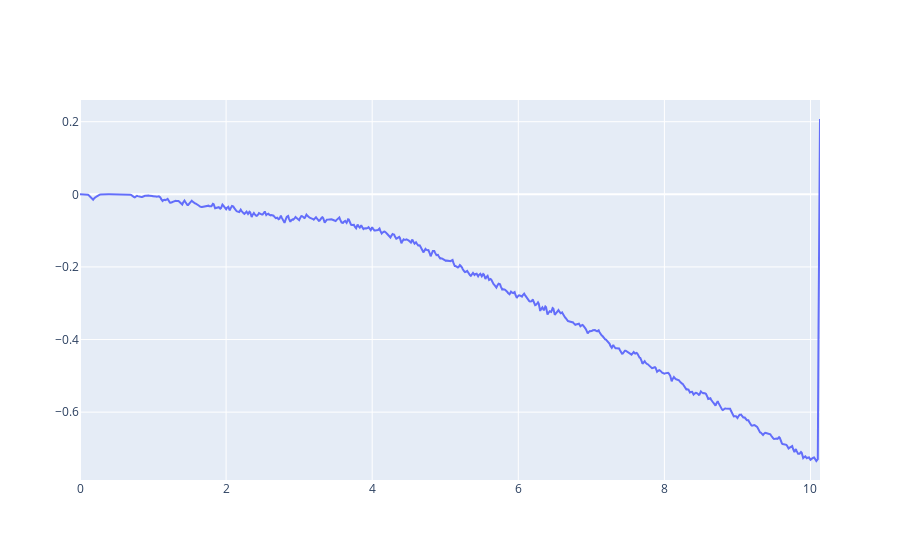

Here is the notebook cell this chart was saved with:
### Code cell
fig = go.Figure(data=go.Scatter(x=relative_time, y=joint_interp[:,1], name='joint_vel'))
fig.show()

### Figure 1 — Plotly figure (JSON) as saved in the notebook; plotly's stock layout.template omitted (floating-point values rounded to 4 significant figures; data arrays with more than 128 entries replaced by an {"elided": "..."} marker saying what was removed)
{"data": [{"name": "joint_vel", "type": "scatter", "x": {"elided": "1014 float values"}, "y": {"elided": "1014 float values"}}], "layout": {}}
